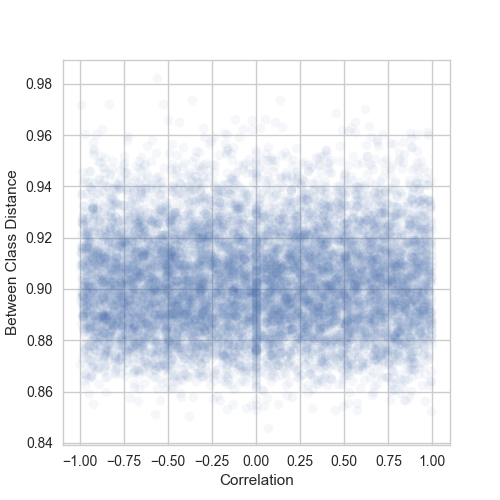

Here is the Python script that generated this plot:
import sqlite3, sys
import pandas as pd
import numpy as np
import matplotlib.pyplot as plt
import seaborn as sns
sns.set_style("whitegrid")

execfile('Imports.py')
import Modules.Funcs as funcs

# import data
con = sqlite3.connect('../data/experiment.db')
alphas = pd.read_sql_query("SELECT * from alphas", con)
stimuli = pd.read_sql_query("SELECT * from stimuli", con).as_matrix()
con.close()

xor_alphas = stimuli[alphas['XOR'].as_matrix(),:]
nsamples = 10000
nstimuli = stimuli.shape[0]

# get samples
stats = []
for i in range(nsamples):
	betas = np.random.choice(nstimuli, size = 4, replace = False)
	betas = stimuli[betas,:]
	stats.append(funcs.stats_battery(betas, alphas = xor_alphas))

stats = pd.DataFrame(stats)

fh = plt.figure(figsize = (5,5))

print stats.describe()

x = stats.correlation
y = funcs.jitterize(stats.between, sd = 0.0075)
plt.plot(stats.correlation, y, 'o', alpha = 500.0 / nsamples)
plt.xlabel('Correlation')
plt.ylabel('Between Class Distance')
fh.savefig('xor-sampler.png')
